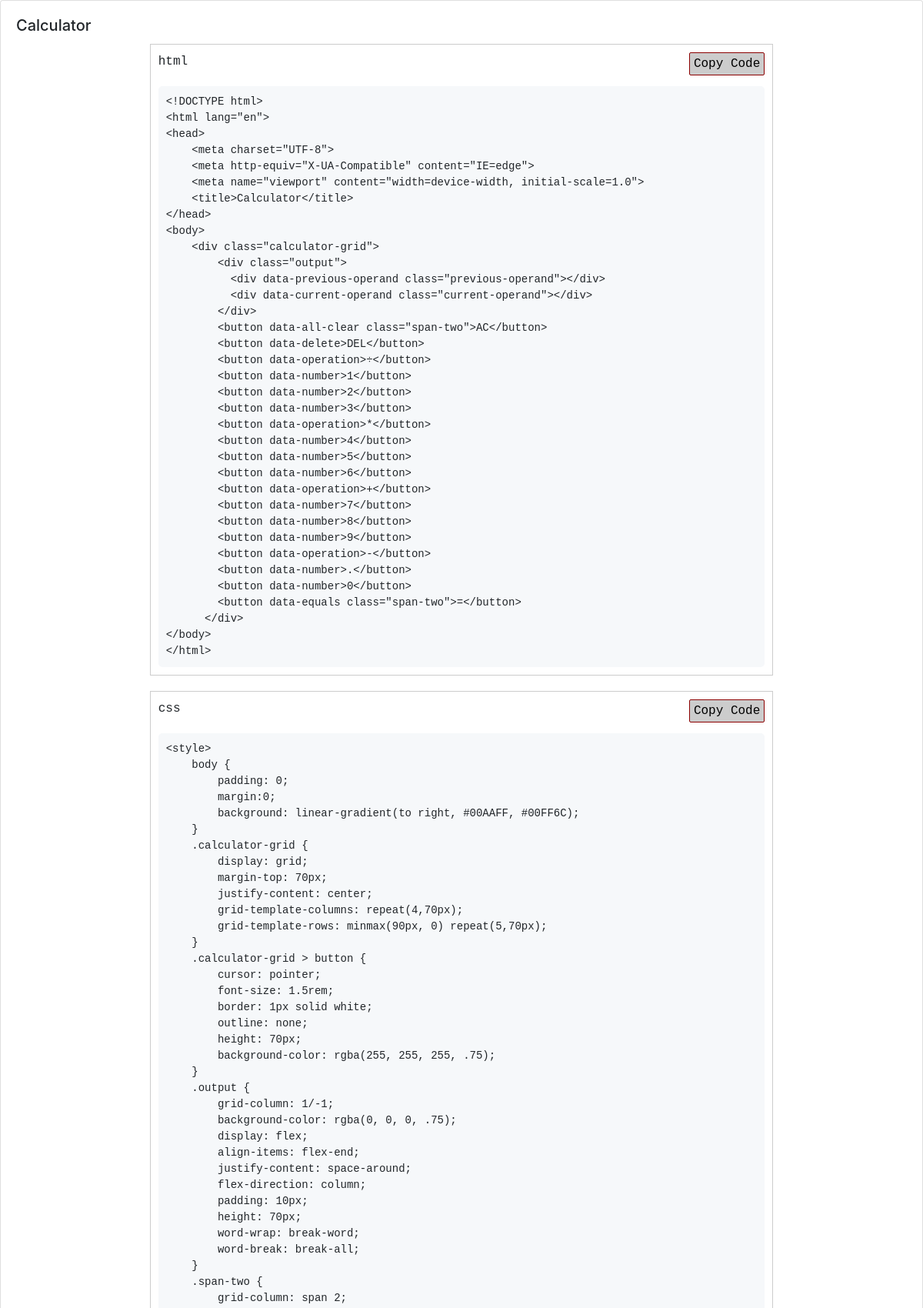
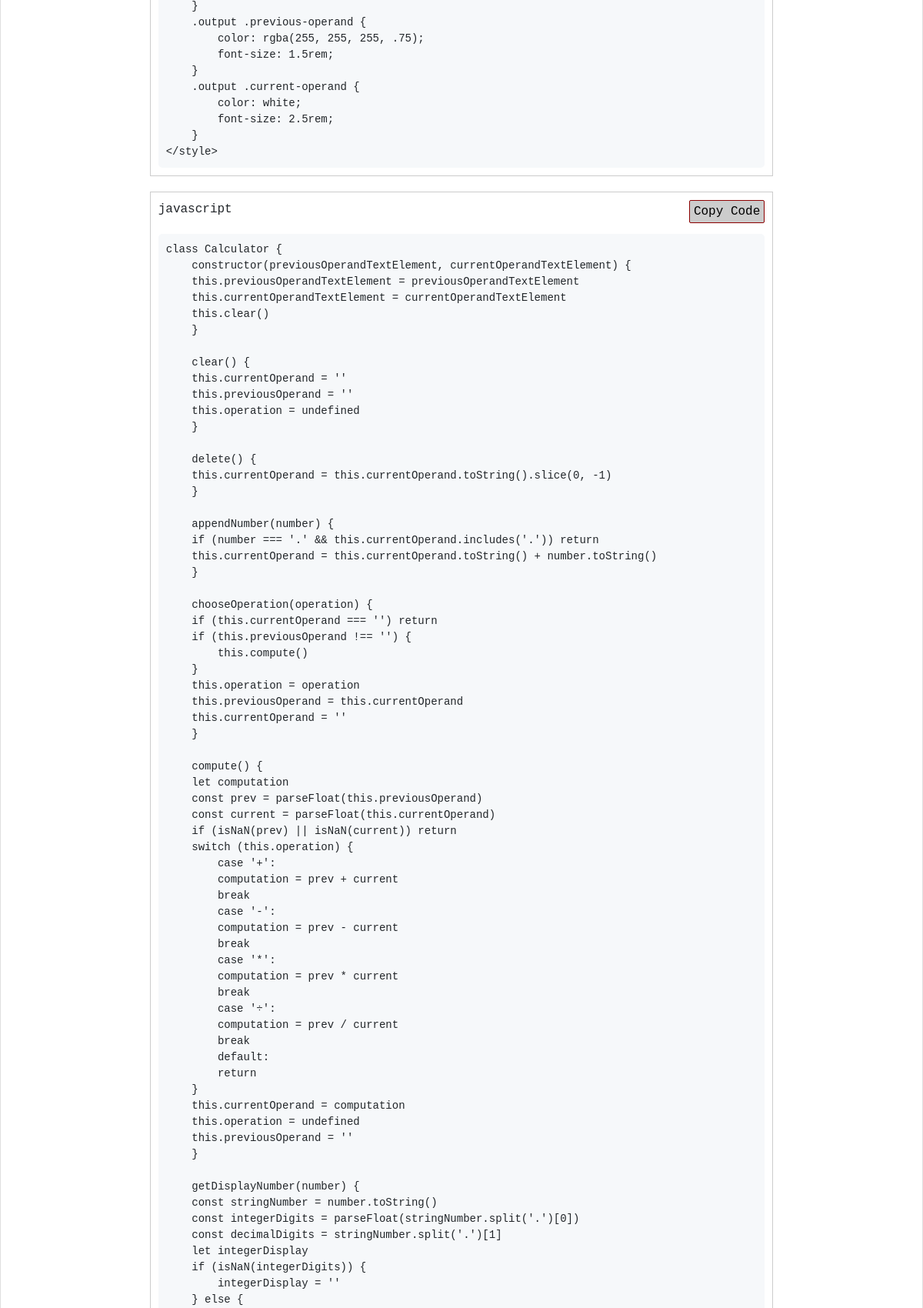
Page /frontend_detail/1/ (upper part) on the committed database (2 pictures, top to bottom).
### accounts/models.py (models this page shows, shortened)
class FrontEnd(models.Model):
    user=models.ForeignKey(User, on_delete=models.CASCADE, null=True, blank=True)
    title = models.CharField(max_length=200)
    description = models.CharField(max_length=200)
    img_link = models.CharField(max_length=1000)
    html = models.TextField()
    css = models.TextField()
    javascript = models.TextField()

### accounts/views.py (the view)
# urls.py: path('frontend_detail/<int:frontend_id>/', views.frontend_detail, name='frontend_detail'),
def frontend_detail(request, frontend_id):
    frontends = get_object_or_404(FrontEnd, pk=frontend_id)
    context = {'frontends': frontends}
    return render(request, 'accounts1/frontend_detail.html', context)

### accounts/templates/accounts1/frontend_detail.html (shortened to what this page needs)
{% extends 'main.html' %}
{% block content %}
    <div class="card">
        <div class="card-body">
            <h5 class="card-title">{{ frontends.title }}</h5>
            <div class="code-container">
                <div class="code-header">
                    <span class="text">html</span>
                    <button class="html-code-copy" onclick="copyCode()">Copy Code</button>
                </div>
                <div class="code-body">
                    <pre><code class="html-code">{{ frontends.html }}</code></pre>
                </div>
            </div>
            <div class="code-container">
                <div class="code-header">
                    <span class="text">css</span>
                    <button class="css-code-copy" onclick="copyCode()">Copy Code</button>
                </div>
                <div class="code-body">
                    <pre><code class="css-code">{{ frontends.css }}</code></pre>
                </div>
            </div>
            <div class="code-container">
              <div class="code-header">
                  <span class="text">javascript</span>
                  <button class="css-code-copy" onclick="copyCode()">Copy Code</button>
              </div>
              <div class="code-body">
                  <pre><code class="css-code">{{ frontends.javascript }}</code></pre>
              </div>
          </div>
        </div>
    </div>
{% endblock %}

### accounts/templates/main.html (shortened to what this page needs)
<!DOCTYPE html>
<html>
<head>
	<link rel="stylesheet" href="https://maxcdn.bootstrapcdn.com/bootstrap/4.0.0/css/bootstrap.min.css">
</head>
<body>
	{% block content %}
	{% endblock %}
</body>
</html>

### accounts/templates/accounts1/frontend_detail.html (style rules this page uses)
.code-container { border: 1px solid #ccc; width: 70%; padding: 10px; margin: 0 auto 20px; }
.code-header { font-family: "Courier New", Courier, monospace; margin-bottom: 20px; }
button { float: right; background-color: #ccc; border: 1px solid darkred; padding: 2px 5px; border-radius: 2px; cursor: pointer; }
.code-body { background-color: #f6f8fa; padding: 10px; border-radius: 5px; overflow-x: auto; }
.code-body pre { margin: 0; }
.code-body code { font-family: "Courier New", Courier, monospace; font-size: 14px; }

### rows in the picture
FrontEnd: title "Calculator", html "<!DOCTYPE html> <html lang=\"en\"> <head> <meta charset=\"UTF-8\"> <meta http-equiv=\"X-UA-Compatible\" content=\"IE=edge\"> <meta name=\"viewport\" content=\"width=device-width, initial-scale=1.0\"> <title>Calculator</title> </head> <body> <div class=\"calculator-grid\"> <div class=\"output\"> <div data-previous-operand class=\"previous-operand\"></div> <div data-current-operand class=\"current-operand\"></div> </div> <button data-all-clear class=\"span-two\">AC</button> <button data-delete>DEL</button> <button data-operation>÷</button> <button data-number>1</button> <button data-number>2</button> <button data-number>3</button> <button data-operation>*</button> <button data-number>4</button> <button…", css "<style> body { padding: 0; margin:0; background: linear-gradient(to right, #00AAFF, #00FF6C); } .calculator-grid { display: grid; margin-top: 70px; justify-content: center; grid-template-columns: repeat(4,70px); grid-template-rows: minmax(90px, 0) repeat(5,70px); } .calculator-grid > button { cursor: pointer; font-size: 1.5rem; border: 1px solid white; outline: none; height: 70px; background-color: rgba(255, 255, 255, .75); } .output { grid-column: 1/-1; background-color: rgba(0, 0, 0, .75); display: flex; align-items: flex-end; justify-content: space-around; flex-direction: column; padding: 10px; height: 70px; word-wrap: break-word; word-break: break-all; } .span-two { grid-column: span 2;…"
